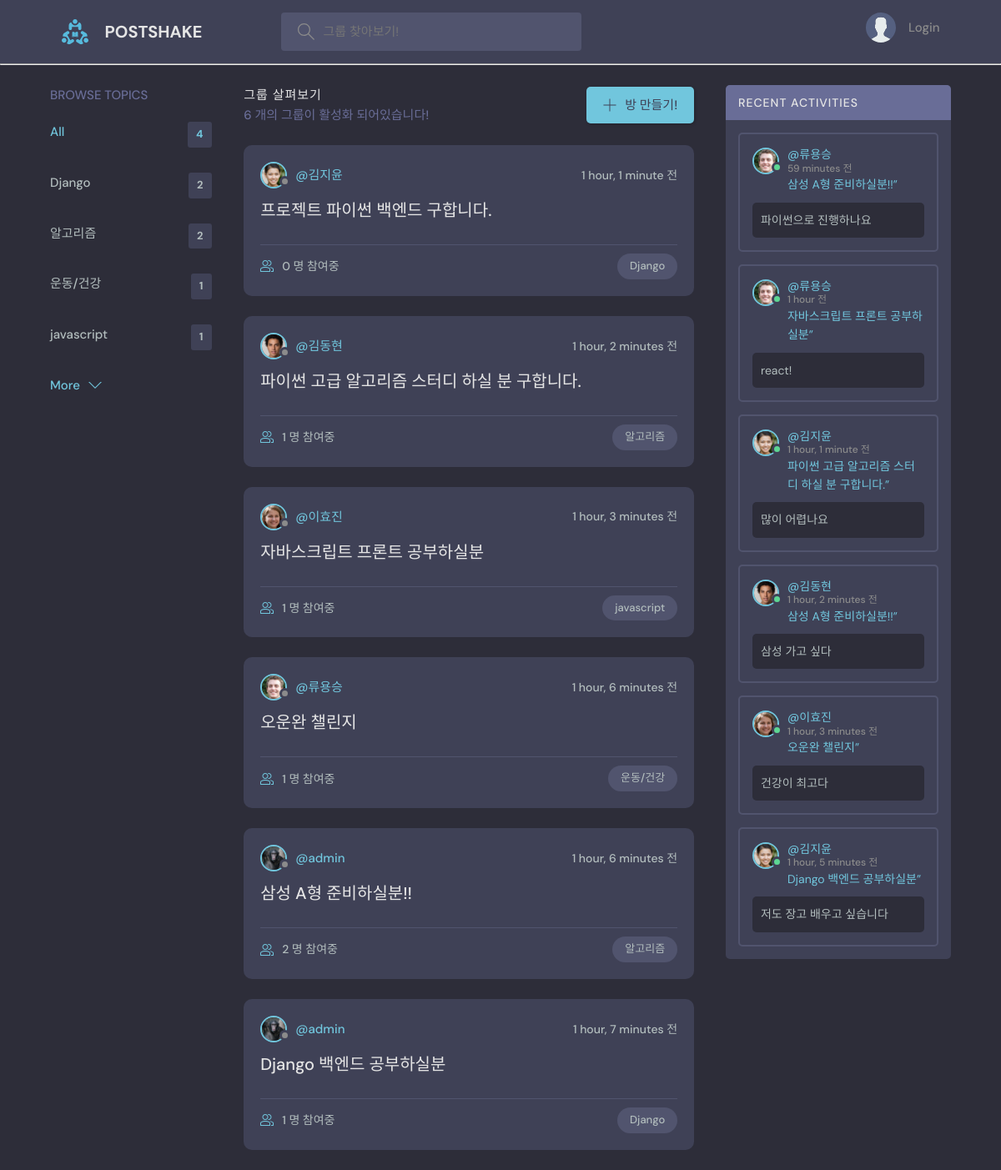
The page / on the database its author committed.
### base/models.py (models this page shows, shortened)
class Topic(models.Model):
    name = models.CharField(max_length=200)

class Room(models.Model):
    host = models.ForeignKey(User, on_delete=models.SET_NULL, null=True)
    topic = models.ForeignKey(Topic, on_delete=models.SET_NULL, null=True)
    name = models.CharField(max_length=200)
    description = models.TextField(null=True, blank=True)
    participants = models.ManyToManyField(User, related_name="participants", blank=True)
    updated = models.DateTimeField(auto_now=True)
    created = models.DateTimeField(auto_now_add=True)
    class Meta:
        ordering = ["-updated", "-created"]
    def __str__(self):
        return self.name

class User(AbstractUser):
    nickname = models.CharField(max_length=200, null=True)
    email = models.EmailField(unique=True, null=True)
    bio = models.TextField(null=True)
    avatar = models.ImageField(null=True, default="avatar.svg")
    USERNAME_FIELD = "email"
    REQUIRED_FIELDS = ["username", "nickname"]

class Message(models.Model):
    user = models.ForeignKey(User, on_delete=models.CASCADE)
    room = models.ForeignKey(Room, on_delete=models.CASCADE)
    body = models.TextField()
    updated = models.DateTimeField(auto_now=True)
    created = models.DateTimeField(auto_now_add=True)
    class Meta:
        ordering = ["-updated", "-created"]
    def __str__(self):
        return self.body[0:50]

### base/views.py (the view)
# urls.py: path('', views.home, name='home'),
def home(request):
    q = request.GET.get("q") if request.GET.get("q") != None else ""
    rooms = Room.objects.filter(
        Q(topic__name__icontains=q) | Q(name__icontains=q) | Q(description__icontains=q)
    )
    topics = Topic.objects.all()[0:5]
    room_count = rooms.count()
    room_messages = Message.objects.filter(Q(room__topic__name__icontains=q))
    context = {
        "rooms": rooms,
        "topics": topics,
        "room_count": room_count,
        "room_messages": room_messages,
    }
    return render(request, "base/home.html", context)

### base/templates/base/home.html (shortened to what this page needs)
{% extends 'main.html' %} {% block content %}
<main class="layout layout--3">
  <div class="container">
    {% include 'base/topics_component.html' %}
    <div class="roomList">
      <div class="roomList__header">
        <div>
          <h2>그룹 살펴보기</h2>
          <p>{{ rooms.count }} 개의 그룹이 활성화 되어있습니다!</p>
        </div>
        <a class="btn btn--main" href="{% url 'create-room' %}">
          <svg
            version="1.1"
            xmlns="http://www.w3.org/2000/svg"
            width="32"
            height="32"
            viewBox="0 0 32 32"
          >
            <title>add</title>
            <path
              d="M16.943 0.943h-1.885v14.115h-14.115v1.885h14.115v14.115h1.885v-14.115h14.115v-1.885h-14.115v-14.115z"
            ></path>
          </svg>
          방 만들기!
        </a>
      </div>
      {% include 'base/feed_component.html' %}
    </div>
    {% include 'base/activity_component.html' %}
  </div>
</main>
{% endblock content %}

### base/templates/base/topics_component.html
<div class="topics">
    <div class="topics__header">
      <h2>Browse Topics</h2>
    </div>
    <ul class="topics__list">
      <li>
        <a href="{% url 'home' %}" class="active">All <span>{{ topics.count }}</span></a>
      </li>
        {% for topic in topics %}
        <li>
            <a href="{% url 'home' %}?q={{ topic.name }}">{{ topic.name }}<span>{{ topic.room_set.all.count }}</span></a>
        </li>
        {% endfor %}
    </ul>
    <a class="btn btn--link" href="{% url 'topics' %}">
      More
      <svg version="1.1" xmlns="http://www.w3.org/2000/svg" width="32" height="32" viewBox="0 0 32 32">
        <title>chevron-down</title>
        <path d="M16 21l-13-13h-3l16 16 16-16h-3l-13 13z"></path>
      </svg>
    </a>
  </div>

### base/templates/base/feed_component.html (shortened to what this page needs)
{% for room in rooms %}
<div class="roomListRoom">
  <div class="roomListRoom__header">
    <a
      href="{% url 'user-profile' room.host.pk %}"
      class="roomListRoom__author"
    >
      <div class="avatar avatar--small">
        <img src="{{room.host.avatar.url}}" />
      </div>
      <span>@{{ room.host.nickname }}</span>
    </a>
    <div class="roomListRoom__actions">
      <span>{{ room.created|timesince }} 전</span>
    </div>
  </div>
  <div class="roomListRoom__content">
    <a href="{% url 'room' room.id %}">{{ room.name }}</a>
  </div>
  <div class="roomListRoom__meta">
    <a href="{% url 'room' room.id %}" class="roomListRoom__joined">
      {{ room.participants.all.count }} 명 참여중
    </a>
    <p class="roomListRoom__topic">{{ room.topic.name }}</p>
  </div>
</div>
{% endfor %}

### base/templates/base/activity_component.html (shortened to what this page needs)
<div class="activities">
  <div class="activities__header">
    <h2>Recent Activities</h2>
  </div>
  {% for message in room_messages %}
  <div class="activities__box">
    <div class="activities__boxHeader roomListRoom__header">
      <a
        href="{% url 'user-profile' message.user.id %}"
        class="roomListRoom__author"
      >
        <div class="avatar avatar--small active">
          <img src="{{ message.user.avatar.url }}" />
        </div>
        <p>
          @{{ message.user.nickname }}
          <span>{{ message.created|timesince }} 전</span>
        </p>
      </a>
    </div>
    <div class="activities__boxContent">
      <p><a href="{% url 'room' message.room.pk %}">{{ message.room }}”</a></p>
      <div class="activities__boxRoomContent">{{ message }}</div>
    </div>
  </div>
  {% endfor %}
</div>

### rows shown on the page
Topic: name "Django", room_set.all.count "2"
Topic: name "알고리즘", room_set.all.count "2"
Topic: name "운동/건강", room_set.all.count "1"
Topic: name "javascript", room_set.all.count "1"
Room: host.avatar (picture), host.nickname "김지윤", created "1 hour, 1 minute", name "프로젝트 파이썬 백엔드 구합니다.", participants.all.count "0", topic.name "Django"
Room: host.avatar (picture), host.nickname "김동현", created "1 hour, 2 minutes", name "파이썬 고급 알고리즘 스터디 하실 분 구합니다.", participants.all.count "1", topic.name "알고리즘"
Room: host.avatar (picture), host.nickname "이효진", created "1 hour, 3 minutes", name "자바스크립트 프론트 공부하실분", participants.all.count "1", topic.name "javascript"
Room: host.avatar (picture), host.nickname "류용승", created "1 hour, 6 minutes", name "오운완 챌린지", participants.all.count "1", topic.name "운동/건강"
Room: host.avatar (picture), host.nickname "admin", created "1 hour, 6 minutes", name "삼성 A형 준비하실분!!", participants.all.count "2", topic.name "알고리즘"
Room: host.avatar (picture), host.nickname "admin", created "1 hour, 7 minutes", name "Django 백엔드 공부하실분", participants.all.count "1", topic.name "Django"
Message: user.avatar (picture), user.nickname "류용승", created "59 minutes", room "삼성 A형 준비하실분!!", body "파이썬으로 진행하나요"
Message: user.avatar (picture), user.nickname "류용승", created "1 hour", room "자바스크립트 프론트 공부하실분", body "react!"
Message: user.avatar (picture), user.nickname "김지윤", created "1 hour, 1 minute", room "파이썬 고급 알고리즘 스터디 하실 분 구합니다.", body "많이 어렵나요"
Message: user.avatar (picture), user.nickname "김동현", created "1 hour, 2 minutes", room "삼성 A형 준비하실분!!", body "삼성 가고 싶다"
Message: user.avatar (picture), user.nickname "이효진", created "1 hour, 3 minutes", room "오운완 챌린지", body "건강이 최고다"
Message: user.avatar (picture), user.nickname "김지윤", created "1 hour, 5 minutes", room "Django 백엔드 공부하실분", body "저도 장고 배우고 싶습니다"

### other values the page prints
{{ topics.count }} "4"
{{ rooms.count }} "6"
